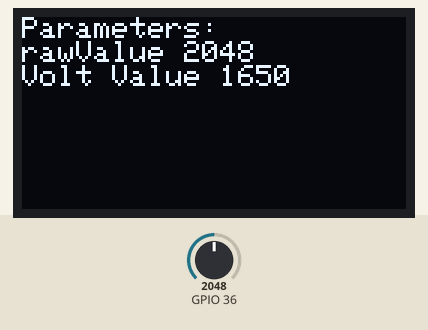
Simulated run of this sketch. Board: ESP32. Parts: 128×64 one-colour display. The inputs (shaded band) are chosen by the test bench; at power-on: GPIO 36 = 2048. What the sketch prints to the serial monitor is not drawn.

Above: at 7.6 s.
7.7 s: GPIO 36 set to 2866
At 14.0 s:
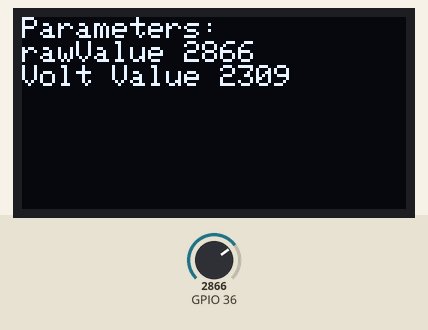
16.7 s: GPIO 36 set to 3603
At 19.7 s:
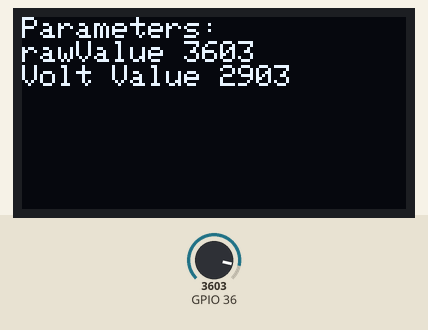
25.7 s: GPIO 36 set to 4095
At 32.3 s:
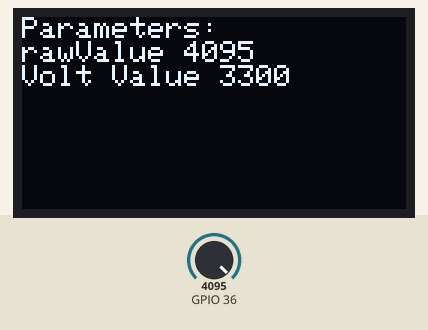
Timing chart, 0 to 33.8 s (numbered marks = the images above; inputs shaded):
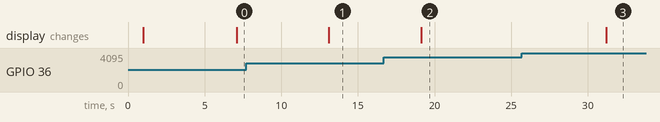

Measured:
- after the input at 7.7 s, the display: changes after 5.4 s (image 1)
- after the input at 16.7 s, the display: changes after 2.4 s (image 2)
- after the input at 25.7 s, the display: changes after 5.5 s (image 3)

The sketch:

06_Practica_ESP32_Interrupcion_Timers.ino
```cpp
/* Includes ------------------------------------------------------------------*/
#include "board.h"
#include "config.h"

#include "driver/adc.h"

#include <Wire.h>
#include <Adafruit_SSD1306.h>

/* Defines -------------------------------------------------------------------*/
#define DISPLAY_ADDRESS 0x3C
#define DISPLAY_WIDTH   128
#define DISPLAY_HEIGHT  64
#define DISPLAY_RESET   -1

/* Static Variables ----------------------------------------------------------*/

static uint16_t rawValue = 0;
static uint16_t voltValue = 0;

volatile uint32_t uTick = 0;
volatile uint32_t uCurrentTick = 0;

static hw_timer_t *htim = NULL;

// Estructura para configurar el WDT
static esp_task_wdt_config_t hwdt = {
    .timeout_ms = WDT_TIMEOUT,
    .idle_core_mask = 1 << 0,
    .trigger_panic = true
};

/* Class ---------------------------------------------------------------------*/
Adafruit_SSD1306 Display(DISPLAY_WIDTH, DISPLAY_HEIGHT, &Wire, DISPLAY_RESET);

/* Timer ISR Callback --------------------------------------------------------*/
void ARDUINO_ISR_ATTR TickIncrement(void)
{
  uTick++;
}

/* Static Functions ----------------------------------------------------------*/
uint32_t TickGet(void)
{
  return uTick;
}

uint16_t adc_convert_bits_to_mvolts( uint16_t raw_value )
{
  return (raw_value * 3300)/(4096 - 1);
}

/* Setup Function -----------------------------------------------------------*/
void setup()
{
  // Inicializar modulo Serial
  Serial.begin( SERIAL_BAUDRATE );
  vTaskDelay( pdMS_TO_TICKS(500) );

  // Inicializa el I2C
  Wire.begin();
  vTaskDelay( pdMS_TO_TICKS( 500 ) );

  // Configurar el watchdog para la tarea actual (loopTask)
  esp_task_wdt_init( &hwdt );
  esp_task_wdt_add( NULL );

  // Configurar el TIMER a 1Mhz
  htim = timerBegin(1000000);
  if(htim == NULL)
  {
    Serial.println("Error to allocate TIMER.");
    while(1);
  }

  // Indica al TIMER cual sera la funcion callback al terminar el conteo
  timerAttachInterrupt(htim, &TickIncrement);

  // Set alarm to call onTimer function every second (value in microseconds).
  // Repeat the alarm (third parameter) with unlimited count = 0 (fourth parameter).
  timerAlarm(htim, 1000, true, 0);

  // Configuramos el Canal 0 del ADC, el ancho de banda sera de 12 bits
  adc1_config_width( ADC_WIDTH_BIT_12 );
  adc1_config_channel_atten( ADC1_CHANNEL_0, ADC_ATTEN_DB_11 );

  // Configuramos el OLED
  Display.begin(SSD1306_SWITCHCAPVCC, DISPLAY_ADDRESS);
  Display.clearDisplay();
  Display.setTextColor(WHITE);
  Display.display();

  uCurrentTick = TickGet();

}

/* Loop Function ------------------------------------------------------------*/
void loop()
{
  if( (TickGet() - uCurrentTick) > 5000) // Toma muestras cada 5 segundos
  {
    // Obtener el valor del ADC1 CH0
    rawValue = adc1_get_raw( ADC1_CHANNEL_0 );

    // Convertir el valor del ADC a mV
    voltValue = adc_convert_bits_to_mvolts( rawValue );

    Display.clearDisplay();
    Display.setCursor(0,0);
    Display.println("Parameters:");
    Display.printf("rawValue %u\n", rawValue);
    Display.printf("Volt Value %u\n", voltValue);
    Display.display();

    Serial.println("######################################");
    Serial.printf("ADC Value: %u\n", rawValue);
    Serial.printf("Volt Value: %u\n", voltValue);
    Serial.println("######################################");

    uCurrentTick = TickGet();
  }

  // Feed Firulais!
  esp_task_wdt_reset();
  vTaskDelay( pdMS_TO_TICKS( 1000 ) );
}
```

board.h
```cpp
#ifndef BOARD_H_
#define BOARD_H_

/* Includes ------------------------------------------------------------------*/
#include <Arduino.h>
#include "esp_task_wdt.h"
#include "driver/uart.h"

#endif // BOARD_H_
```

config.h
```cpp
#ifndef CONFIG_H_
#define CONFIG_H_

/* Includes ------------------------------------------------------------------*/
#include <Arduino.h>

/* Defines -------------------------------------------------------------------*/
#define SERIAL_BAUDRATE 115200
#define WDT_TIMEOUT     (5*1000)

#endif // CONFIG_H_
```
